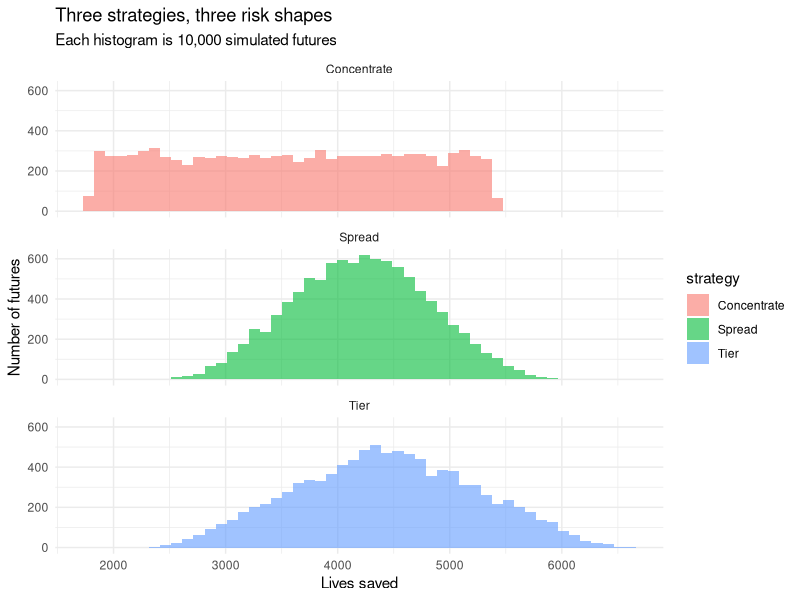

R code for this plot:
## ---- chunk 1
#| label: ch08-setup
library(dplyr)
library(ggplot2)
library(tidyr)

set.seed(42)  # so the random draws are reproducible
## ---- chunk 2
#| label: ch08-countries
# Per-quarter-budget estimates from the lecture table.
# Each country has a "low" and "high" estimate; we treat the truth as
# uniformly distributed between them — a rough but defensible assumption.
countries <- tibble::tribble(
  ~country,    ~low,  ~high,
  "Ethiopia",   600,  1800,
  "Rwanda",     700,  1100,
  "Kenya",      400,  1600,
  "Tanzania",   500,  1700
)

countries
## ---- chunk 3
#| label: ch08-one-future
# For one possible future, draw one outcome per country.
# (Quarter-budget effect — we'll scale by allocation share below.)
draw_one_future <- function() {
  countries |>
    mutate(outcome = runif(n(), low, high))
}

draw_one_future()
## ---- chunk 4
#| label: ch08-strategies
# Concentrate: all the money on Ethiopia (highest expected value).
# Scale-up factor of 4 with diminishing returns: a 4x budget gets you ~3x outcome.
concentrate_strategy <- function() {
  draw <- runif(1, 600, 1800)  # Ethiopia draw
  draw * 3                       # diminishing-returns scale-up
}

# Spread: each country gets one quarter — sum the four outcomes.
spread_strategy <- function() {
  futures <- draw_one_future()
  sum(futures$outcome)
}

# Tier: 40% Ethiopia, 40% Tanzania (top two), 10% Rwanda, 10% Kenya.
tier_strategy <- function() {
  futures <- draw_one_future()
  weights <- c(Ethiopia = 1.6, Rwanda = 0.4, Kenya = 0.4, Tanzania = 1.6)
  sum(futures$outcome * weights[futures$country])
}

# Run each strategy 10,000 times.
n_sims <- 10000
sims <- tibble(
  Concentrate = replicate(n_sims, concentrate_strategy()),
  Spread      = replicate(n_sims, spread_strategy()),
  Tier        = replicate(n_sims, tier_strategy())
)

summary(sims)
## ---- chunk 5
#| label: ch08-histograms
sims_long <- sims |>
  pivot_longer(everything(), names_to = "strategy", values_to = "lives_saved")

ggplot(sims_long, aes(x = lives_saved, fill = strategy)) +
  geom_histogram(alpha = 0.6, position = "identity", bins = 50) +
  facet_wrap(~strategy, ncol = 1) +
  labs(
    title    = "Three strategies, three risk shapes",
    subtitle = "Each histogram is 10,000 simulated futures",
    x        = "Lives saved",
    y        = "Number of futures"
  ) +
  theme_minimal()
## ---- chunk 6
#| label: ch08-board-question
# What fraction of futures end up under 3000 lives saved?
sims_long |>
  group_by(strategy) |>
  summarise(
    pct_under_3000 = mean(lives_saved < 3000)
  )
